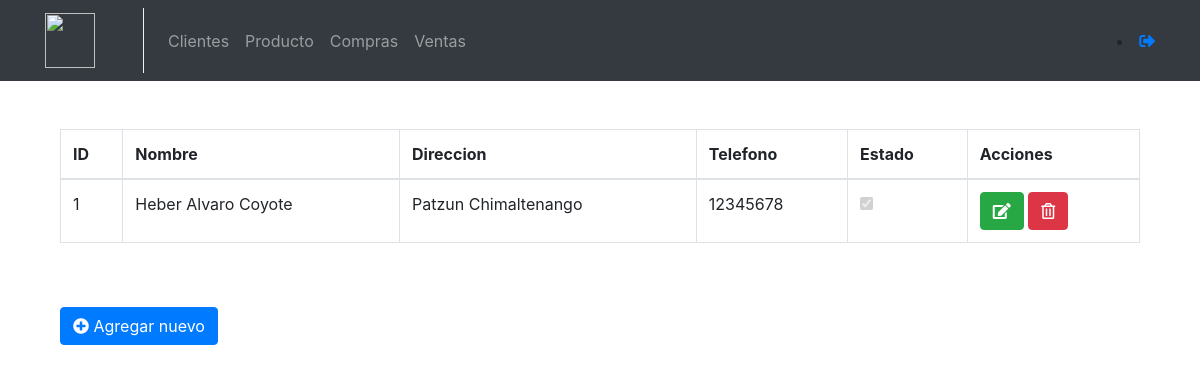
The app's page /clientes/ (signed in) with its own data.
### clientes/models.py (models this page shows, shortened)
class Clientes(models.Model):
    nombre = models.CharField(max_length=250, blank=False)
    direccion = models.CharField(max_length=350)
    telefono = models.IntegerField()
    nit = models.IntegerField(unique=True, blank=False)
    estado = models.BooleanField(default=True)
    fechaCreacion = models.DateTimeField(auto_now_add=True)
    fechaModificacion = models.DateTimeField(auto_now=True)

### clientes/views.py (the view)
class ClientsViewDetail(LoginRequiredMixin, ListView):
    template_name = 'clientes/detail.html'
    model = Clientes
    ordering = ('-fechaCreacion',)
    context_object_name = 'clients'

### templates/clientes/detail.html (shortened to what this page needs)
{% extends "base.html" %}
{% block container %}
<div class="container">
    <div class="row">
      <div class="col-12">
        <table class="table table-bordered">
          <thead>
            <tr>
              <th scope="col">ID</th>
              <th scope="col">Nombre</th>
              <th scope="col">Direccion</th>
              <th scope="col">Telefono</th>
              <th scope="col">Estado</th>
              <th scope="col">Acciones</th>
            </tr>
          </thead>
          <tbody>
            {% for cliente in clients %}
            <tr>
                <td>{{ cliente.id }}</td>
                <td>{{ cliente.nombre }}</td>
                <td>{{ cliente.direccion }}</td>
                <td>{{ cliente.telefono }}</td>
                <td class="center"><input type="checkbox" disabled name="checkbox"  {%if cliente.estado %}checked{% endif %}/></td>
                <td>
                   <a href="{% url "clientes:edit" cliente.id %}" class="btn btn-success"><i class="fas fa-edit"></i></a>
                   <a href="{% url "clientes:delete" cliente.id %}" class="btn btn-danger"><i class="far fa-trash-alt"></i></a>
                  </td>
            </tr>
            {% endfor %}
          </tbody>
        </table>
        <br>
        <br>
        <a href="{% url "clientes:create" %}" class="btn btn-primary"><i class="fas fa-plus-circle"></i> Agregar nuevo</a>
      </div>
    </div>
  </div>
{% endblock %}

### records on screen
Clientes: id "1", nombre "Heber Alvaro Coyote", direccion "Patzun Chimaltenango", telefono "12345678", estado "☑"
